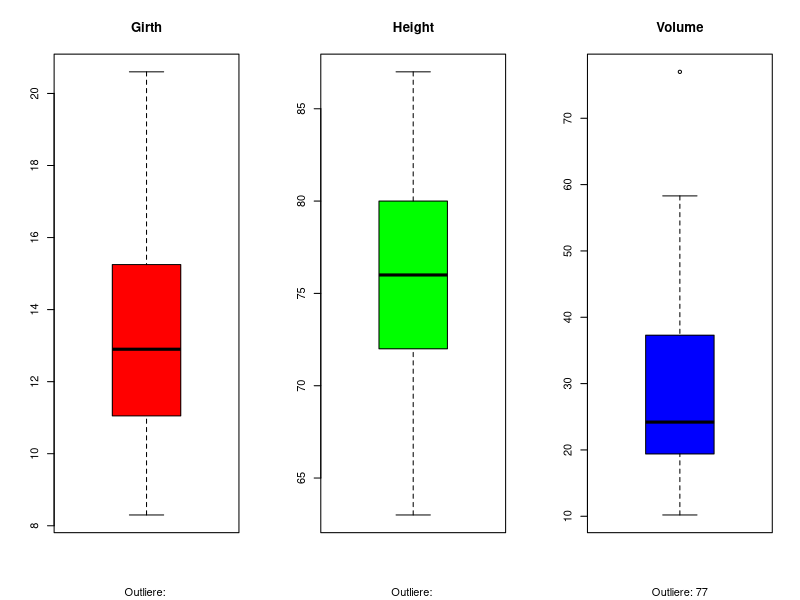

R code for this plot:
df <- data.frame("Girth"=trees$Girth, "Height"=trees$Height, "Volume"=trees$Volume)

#Printam mediile 
sprintf("Girth mean is: %f",mean(df[,1]))
sprintf("Height mean is: %f",mean(df[,2]))
sprintf("Volume mean is: %f",mean(df[,3]))

#Printam variantele
sprintf("Girth variance is: %f",var(df[,1]))
sprintf("Height variance is: %f",var(df[,2]))
sprintf("Volume variance is: %f",var(df[,3]))

#Printam quantilele
print("Girth quantile is:")
print(quantile(df[,1]))
print("Height quantile is:")
print(quantile(df[,2]))
print("Volume quantile is:")
print(quantile(df[,3]))


#Printam boxplot-uri
par(mfrow=c(1,3)) #impartim zona de grafic in 3 coloane

boxplot(df[,1], main="Girth", sub=paste("Outliere:", boxplot.stats(trees$Girth)$out),col="red")
boxplot(df[,2], main="Height", sub=paste("Outliere:", boxplot.stats(trees$Height)$out),col="green")
boxplot(df[,3], main="Volume", sub=paste("Outliere:", boxplot.stats(trees$Volume)$out),col="blue")
